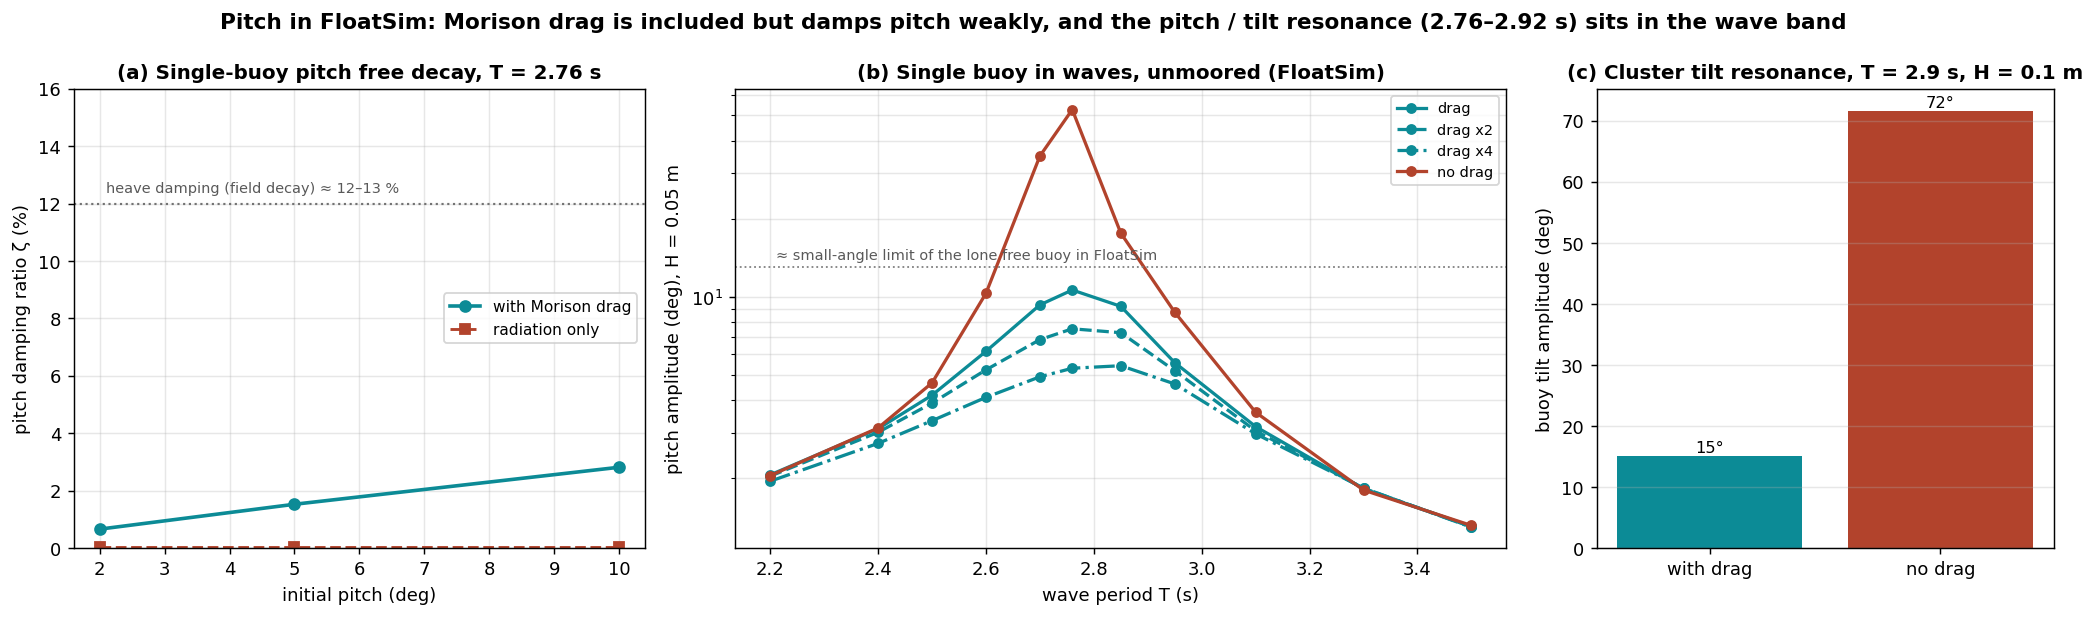

This figure's Python source:
"""Why do the buoys pitch so much near resonance? FloatSim's answer (all runs are FloatSim decks
from floatsim_decks: deck bodies + BEM through the driver, the deck's Morison drag elements).

1. Single-buoy pitch free decay (unmoored, calm water) from 2, 5 and 10 deg: period and damping
   ratio per amplitude (log decrement), with and without the drag elements.
2. Single buoy in regular waves, H = 0.05 m, T = 2.2-3.5 s, unmoored: pitch amplitude with the
   deck's drag, with every Cd x2 and x4, and without drag. H = 0.05 m keeps the resonant pitch
   inside FloatSim's small-angle range (beyond ~13 deg the lone free buoy's yaw goes unstable:
   small-angle kinematics + spar drag, no yaw restraint or inertia to speak of).
3. Cluster in-phase buoy tilt at its resonance (T = 2.9 s, H = 0.1 m): with and without drag.

Writes pitch_check.json + pitch_check.png.  Run: python pitch_check.py
"""
# ruff: noqa: E402, E702, RUF001  -- sys.path bootstrap first; compact lines; typography
from __future__ import annotations

import json
import sys
import warnings
from pathlib import Path

import matplotlib

matplotlib.use("Agg")
import matplotlib.pyplot as plt
import numpy as np
from scipy.signal import find_peaks

HERE = Path(__file__).resolve().parent
sys.path.insert(0, str(HERE))

import floatsim_decks as fd

from floatsim.solver.newmark import integrate_cummins

OUT = HERE / "pitch_check.json"
H_SWEEP = 0.05
T_SWEEP = (2.2, 2.4, 2.5, 2.6, 2.7, 2.76, 2.85, 2.95, 3.1, 3.3, 3.5)
VARIANTS = (("drag", 1.0), ("drag x2", 2.0), ("drag x4", 4.0), ("no drag", None))
COL = {"drag": "#0c8b96", "drag x2": "#0c8b96", "drag x4": "#0c8b96", "no drag": "#b2432c"}
LS = {"drag": "-", "drag x2": "--", "drag x4": "-.", "no drag": "-"}


def fit_amp(t, x, w):  # type: ignore[no-untyped-def]
    D = np.column_stack([np.cos(w * t), np.sin(w * t), np.ones_like(t)])
    c, *_ = np.linalg.lstsq(D, x, rcond=None)
    return float(np.hypot(c[0], c[1]))


def decay(theta0_deg: float, with_drag: bool) -> dict:
    dk = fd.deck("buoy", drag=with_drag, pitch0=np.radians(theta0_deg))
    setup, _ = fd.build(dk, "buoy", solve_equilibrium=False)
    r = integrate_cummins(lhs=setup.lhs, kernel=setup.kernel, xi0=setup.xi0,
                          xi_dot0=setup.xi_dot0, duration=30.0, dt=fd.DT, rho_inf=0.8,
                          state_force=setup.state_force)
    th = r.xi[:, 4]
    pk, _ = find_peaks(np.abs(th), distance=int(0.8 / fd.DT)); pk = pk[:7]
    amp = np.abs(th[pk])
    zeta = float(np.log(amp[0] / amp[2]) / (2 * np.pi)) if len(amp) > 2 else None
    return {"theta0_deg": theta0_deg, "drag": with_drag,
            "T_s": float(2 * np.mean(np.diff(r.t[pk][:6]))), "zeta": zeta}


def forced(article: str, dk, T: float, H: float) -> tuple[float, float]:  # type: ignore[no-untyped-def]
    setup, hd = fd.build(dk, article)
    r = fd.run_wave(setup, hd, dk, T, H, 45.0, 6)
    msk = r.t >= r.t[-1] - 6 * T
    w = 2 * np.pi / T
    buoys = [k for k, b in enumerate(dk.bodies) if b.hydro_body_label or b.hydro_database]
    amp = max(fit_amp(r.t[msk], r.xi[msk, 6 * k + 4] - setup.xi0[6 * k + 4], w) for k in buoys)
    yaw = max(float(np.abs(r.xi[msk, 6 * k + 5]).max()) for k in buoys)
    return float(np.degrees(amp)), float(np.degrees(yaw))


def main() -> None:
    sys.stdout.reconfigure(encoding="utf-8")
    warnings.simplefilter("ignore")
    res = json.loads(OUT.read_text()) if OUT.exists() else {}
    if res.get("source") != "floatsim":
        res = {"source": "floatsim"}
    if "decay" not in res:
        res["decay"] = [decay(a, d) for d in (True, False) for a in (2, 5, 10)]
        for dd in res["decay"]:
            print(f"decay {dd['theta0_deg']:>2}° drag={dd['drag']}: T {dd['T_s']:.3f} s, "
                  f"zeta {dd['zeta']:.4f}", flush=True)
        OUT.write_text(json.dumps(res, indent=1))
    if "buoy" not in res:
        res["buoy"] = {}
        for lab, sc in VARIANTS:
            rows = []
            dk = fd.deck("buoy", drag=sc is not None, cd_scale=sc or 1.0)
            for T in T_SWEEP:
                th, yaw = forced("buoy", dk, T, H_SWEEP)
                rows.append({"T": T, "pitch_deg": th, "yaw_deg": yaw})
                print(f"buoy {lab:>8} T {T:.2f}: pitch {th:7.1f}°  (yaw {yaw:.1e}°)", flush=True)
            res["buoy"][lab] = rows
            OUT.write_text(json.dumps(res, indent=1))
    if "cluster" not in res:
        res["cluster"] = {}
        for lab, drag in (("drag", True), ("no drag", False)):
            th, _ = forced("cluster", fd.deck("cluster", drag=drag), 2.9, 0.1)
            res["cluster"][lab] = th
            print(f"cluster {lab}: buoy tilt {th:.1f}° at T 2.9 s, H 0.1 m", flush=True)
    OUT.write_text(json.dumps(res, indent=1))
    plot(res)


def plot(res: dict) -> None:
    fig, ax = plt.subplots(1, 3, figsize=(16, 4.8), gridspec_kw=dict(width_ratios=[1, 1.35, 0.8]))
    dd = [d for d in res["decay"] if d["drag"]]; d0 = [d for d in res["decay"] if not d["drag"]]
    ax[0].plot([d["theta0_deg"] for d in dd], [100 * d["zeta"] for d in dd], "o-",
               color=COL["drag"], lw=2, label="with Morison drag")
    ax[0].plot([d["theta0_deg"] for d in d0], [100 * d["zeta"] for d in d0], "s--",
               color=COL["no drag"], lw=1.6, label="radiation only")
    ax[0].axhline(12, color="0.45", ls=":", lw=1.2)
    ax[0].text(2.1, 12.4, "heave damping (field decay) ≈ 12–13 %", fontsize=8, color="0.35")
    ax[0].set_xlabel("initial pitch (deg)"); ax[0].set_ylabel("pitch damping ratio ζ (%)")
    ax[0].set_title(f"(a) Single-buoy pitch free decay, T = {dd[0]['T_s']:.2f} s",
                    fontsize=11, fontweight="bold")
    ax[0].grid(alpha=0.3); ax[0].legend(fontsize=8.5, loc="center right"); ax[0].set_ylim(0, 16)
    for lab, _sc in VARIANTS:
        rr = res["buoy"][lab]
        ok = [r for r in rr if r["yaw_deg"] < 1.0]
        bad = [r for r in rr if r["yaw_deg"] >= 1.0]
        ax[1].plot([r["T"] for r in ok], [r["pitch_deg"] for r in ok], LS[lab], marker="o",
                   color=COL[lab], lw=1.8, ms=5,
                   label=lab + (" (× = FloatSim diverges)" if bad else ""))
        if bad:
            ax[1].plot([r["T"] for r in bad], [min(r["pitch_deg"], 90) for r in bad], "x",
                       color=COL[lab], ms=9, mew=2)
    ax[1].axhline(13, color="0.5", ls=":", lw=1)
    ax[1].text(2.21, 14, "≈ small-angle limit of the lone free buoy in FloatSim", fontsize=8,
               color="0.35")
    ax[1].set_yscale("log"); ax[1].set_xlabel("wave period T (s)")
    ax[1].set_ylabel(f"pitch amplitude (deg), H = {H_SWEEP} m")
    ax[1].set_title("(b) Single buoy in waves, unmoored (FloatSim)", fontsize=11,
                    fontweight="bold")
    ax[1].grid(alpha=0.3, which="both"); ax[1].legend(fontsize=8, loc="upper right")
    cl = res.get("cluster", {})
    if cl:
        labs = ["drag", "no drag"]
        ax[2].bar(range(2), [cl[k] for k in labs], color=[COL[k] for k in labs])
        for i, k in enumerate(labs):
            ax[2].text(i, cl[k], f"{cl[k]:.0f}°", ha="center", va="bottom", fontsize=9)
        ax[2].set_xticks(range(2)); ax[2].set_xticklabels(["with drag", "no drag"])
        ax[2].set_ylabel("buoy tilt amplitude (deg)")
        ax[2].set_title("(c) Cluster tilt resonance, T = 2.9 s, H = 0.1 m", fontsize=11,
                        fontweight="bold")
        ax[2].grid(alpha=0.3, axis="y")
    fig.suptitle("Pitch in FloatSim: Morison drag is included but damps pitch weakly, and the "
                 "pitch / tilt resonance (2.76–2.92 s) sits in the wave band", fontsize=12,
                 fontweight="bold")
    fig.tight_layout(); fig.savefig(HERE / "pitch_check.png", dpi=130, bbox_inches="tight")


if __name__ == "__main__":
    main()
